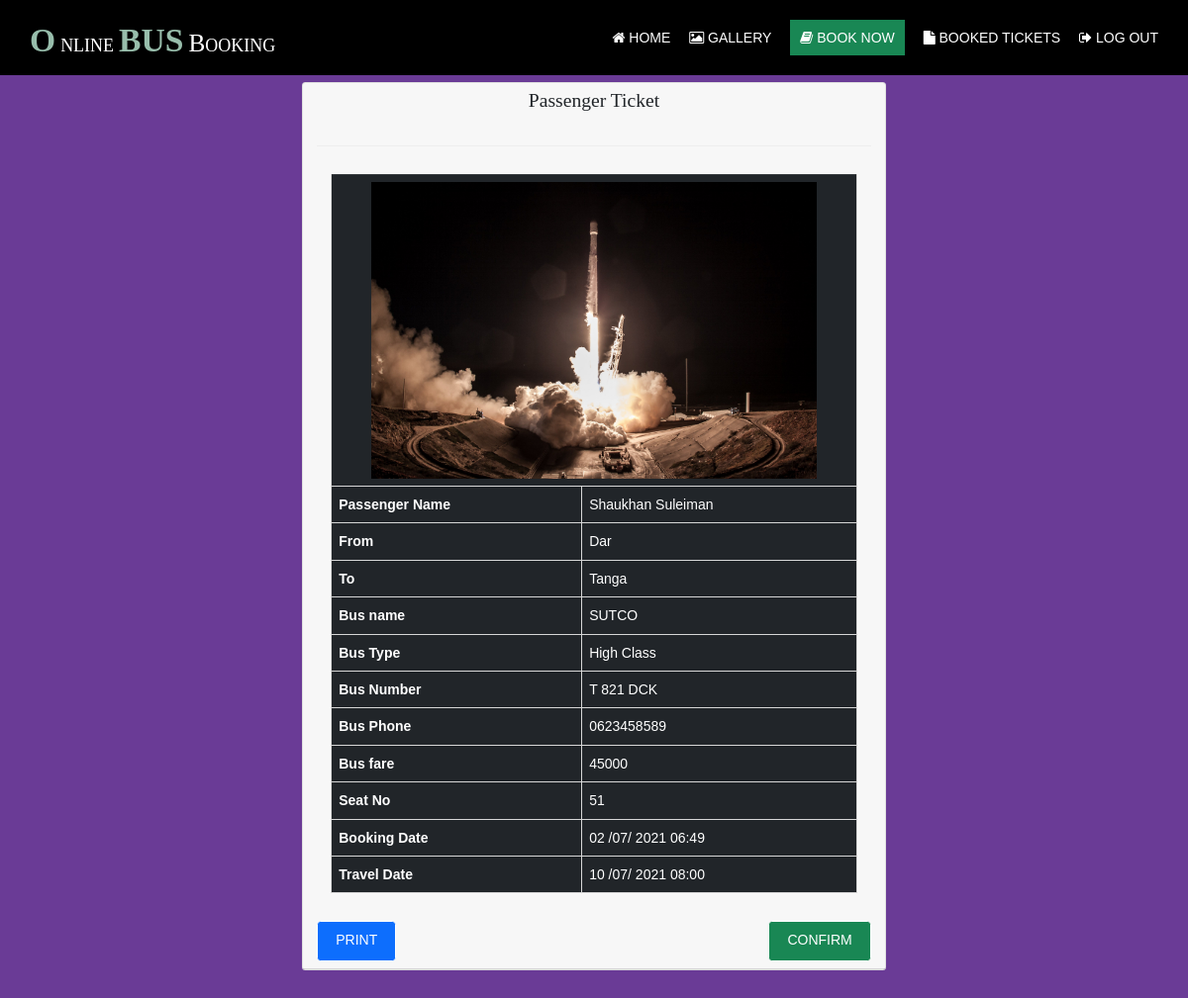
The app's page /ticket.php?ticketId=8 (signed in) with its own data.
### tables this page shows
CREATE TABLE `tickets` (
  `ticketId` int(11) NOT NULL,
  `userId` bigint(13) NOT NULL,
  `busId` bigint(13) NOT NULL,
  `startFrom` varchar(255) NOT NULL,
  `destination` varchar(255) NOT NULL,
  `seatNo` int(10) NOT NULL,
  `Price` int(10) NOT NULL,
  `bookingDate` datetime NOT NULL DEFAULT current_timestamp(),
  `travelDate` datetime NOT NULL,
  `status` varchar(10) NOT NULL DEFAULT 'UNPAID'
);

CREATE TABLE `buses` (
  `busId` bigint(13) NOT NULL,
  `name` varchar(255) NOT NULL,
  `startFrom` varchar(255) NOT NULL,
  `destination` varchar(255) NOT NULL,
  `busType` varchar(30) NOT NULL,
  `noSeats` int(11) NOT NULL,
  `plateNo` varchar(255) NOT NULL,
  `busPhone` varchar(255) NOT NULL,
  `farePrice` int(11) NOT NULL,
  `busPhoto` varchar(255) NOT NULL,
  `status` tinyint(1) NOT NULL DEFAULT 1
);

CREATE TABLE `users` (
  `userId` bigint(13) NOT NULL,
  `phoneEmail` varchar(255) NOT NULL,
  `password` varchar(255) NOT NULL,
  `firstName` varchar(255) NOT NULL,
  `lastName` varchar(255) NOT NULL,
  `phoneNumber` varchar(255) NOT NULL,
  `role` varchar(50) NOT NULL DEFAULT 'USER',
  `status` tinyint(1) NOT NULL DEFAULT 1
);

### ticket.php (the view, shortened to what this page needs)
<?php
require('includes/db.php');
$det = $db->prepare("SELECT * FROM `tickets` JOIN `users` on `tickets`.`userId` = `users`.`userId` JOIN `buses` ON `tickets`.`busId` = `buses`.`busId` WHERE `tickets`.`ticketId` = ? AND `tickets`.`userId` = ?");
$det->execute(array($_GET['ticketId'], $_SESSION['user']['userId']));
$ticket = $det->fetch(PDO::FETCH_ASSOC);
?>
<!DOCTYPE html>
<html lang="en">
<head>
  <link rel="stylesheet" href="assets/css/bootstrap.css" media="all">
  <link rel="stylesheet" href="assets/css/layout.css" type="text/css">
</head>
<body>
  <div class="wrapper row1">
    <header id="header" class="hoc clear">
      <div id="logo" class="fl_left">
        <h1 class="logoname"><a href="./">Online<span>bus</span>Booking</a></h1>
      </div>
      <nav id="mainav" class="fl_right">
        <ul class="clear">
          <li><a href="./"><i class="fa fa-home" aria-hidden="true"></i> Home</a></li>
          <li><a href="gallery.php"><i class="fa fa-photo" aria-hidden="true"></i> Gallery</a></li>
          <li class="active"><a href="book.php"><i class="fa fa-book" aria-hidden="true"></i> Book Now</a></li>
          <li><a href="tickets.php"><i class="fa fa-file" aria-hidden="true"></i> Booked Tickets</a></li>
          <li><a href="login.php"><i class="fa fa-sign-out" aria-hidden="true"></i> Log Out</a></li>
        </ul>
      </nav>
    </header>
  </div>
  <div class="container-fluid">
    <div class="container col-md-6 pt-2">
      <div class="card card-primary card-outline">
        <div class="card-header">
          <center>
            <div class="row">
              <h3>Passenger Ticket</h3>
            </div>
          </center>
          <hr>
          <div class="card-body" id="risiti">
            <table class="table table-center table-dark">
              <tbody>
                <tr>
                  <td colspan="2">
                    <center><img src="<?php echo $ticket['busPhoto']; ?>" style="height: 300px; !important;" alt="bus image"></center>
                  </td>
                </tr>
                <tr>
                  <th>Passenger Name</th>
                  <td><?php echo ucfirst($ticket['firstName']) . " " . ucfirst($ticket['lastName']); ?></td>
                </tr>
                <tr>
                  <th>From</th>
                  <td><?php echo $ticket['startFrom']; ?></td>
                </tr>
                <tr>
                  <th>To</th>
                  <td><?php echo $ticket['destination']; ?></td>
                </tr>
                <tr>
                  <th>Bus name</th>
                  <td><?php echo $ticket['name']; ?></td>
                </tr>
                <tr>
                  <th>Bus Type</th>
                  <td><?php echo $ticket['busType']; ?></td>
                </tr>
                <tr>
                  <th>Bus Number</th>
                  <td><?php echo $ticket['plateNo']; ?></td>
                </tr>
                <tr>
                  <th>Bus Phone</th>
                  <td><?php echo $ticket['busPhone']; ?></td>
                </tr>
                <tr>
                  <th>Bus fare</th>
                  <td><?php echo $ticket['Price']; ?></td>
                </tr>
                <tr>
                  <th>Seat No</th>
                  <td><?php echo $ticket['seatNo']; ?></td>
                </tr>
                <tr>
                  <th>Booking Date</th>
                  <td><?php echo date('d /m/ Y H:i', strtotime($ticket['bookingDate'])); ?></td>
                </tr>
                <tr>
                  <th>Travel Date</th>
                  <td><?php echo date('d /m/ Y H:i', strtotime($ticket['travelDate'])); ?></td>
                </tr>
              </tbody>
            </table>
          </div>
          <div class="pricingTable-sign-up">
            <a onclick="printReceipt('risiti')" class="btn btn-primary">Print</a>
            <a href="tickets.php" class="btn btn-success" style="float: right;">Confirm</a>
          </div>
        </div>
      </div>
    </div>
  </div>
</body>
</html>

### assets/css/layout.css (style rules this page uses)
#header #logo { margin: 22px 0 0 0; }
.container { padding: 80px 0; }
*, *::before, *::after { transition: all .3s ease-in-out; }
nav ul, nav ol { margin: 0; padding: 0; list-style: none; }
#mainav, #breadcrumb, .sidebar nav { line-height: normal; }
#mainav ul { text-transform: uppercase; }
#mainav li { display: inline-block; position: relative; margin: 0 15px 0 0; padding: 0; }
#mainav li:last-child { margin-right: 0; }
#mainav li a { display: block; padding: 30px 0; }
table, th, td { border: 1px solid; border-collapse: collapse; vertical-align: top; }
table, th { table-layout: auto; }
table { width: 100%; margin-bottom: 15px; }
th, td { padding: 5px 8px; }
td { border-width: 0 1px; }
body { background-color: #6a3b96; }
a { color: #97A9BD; }
hr, .borderedbox { border-color: #D7D7D7; }
.logoname a { color: #FFFFFF; }
.logoname::first-letter, .logoname span { color: #97BDAB; }
.row1 { color: #FFFFFF; background-color: #000000; }
#header #logo a { color: inherit; }
#mainav li a { color: inherit; }
#mainav .active a, #mainav a:hover, #mainav li:hover>a { color: #FFFFFF; background-color: #198754; padding: 10px; }
table, th, td, #comments .avatar, #comments input, #comments textarea { border-color: #D7D7D7; }
th { color: #FFFFFF; background-color: #373737; }
tr, #comments li, #comments input[type="submit"], #comments input[type="reset"] { color: inherit; background-color: #FBFBFB; }
tr:nth-child(even), #comments li:nth-child(even) { color: inherit; background-color: #F7F7F7; }
@media screen and (min-width:1140px) { .hoc { max-width: 1140px; } }

### assets/css/framework.css (style rules this page uses)
html { overflow-y: scroll; overflow-x: hidden; }
html, body { margin: 0; padding: 0; font-size: 14px; line-height: 1.6em; }
*, *::before, *::after { box-sizing: border-box; }
.logoname { margin: 0; padding: 0; font-size: 1.8rem; font-variant: small-caps; }
.logoname::first-letter, .logoname span { margin: 0 5px; font-size: 2.4rem; font-weight: 700; text-transform: uppercase; }
.logoname::first-letter { margin-left: 0; }
.btn { display: inline-block; padding: 8px 18px 10px; text-transform: uppercase; border: 1px solid; }
.clear, .group { display: block; }
.clear::before, .clear::after, .group::before, .group::after { display: table; content: ""; }
.clear, .clear::after, .group, .group::after { clear: both; }
a { outline: none; text-decoration: none; }
.fl_left, .imgl { float: left; }
.fl_right, .imgr { float: right; }
img { width: auto; max-width: 100%; height: auto; margin: 0; padding: 0; border: none; line-height: normal; vertical-align: middle; }
body, input, textarea, select { font-family: Verdana, Geneva, sans-serif; }
h1, h2, h3, h4, h5, h6, .heading { font-family: Georgia, "Times New Roman", Times, serif; }
::placeholder { opacity: 1; }
h1, h2, h3, h4, h5, h6, .heading { margin: 0 0 20px 0; font-size: 1.4rem; line-height: normal; font-weight: normal; text-transform: capitalize; }
hr { display: block; width: 100%; height: 1px; border: solid; border-width: 1px 0 0 0; }
.wrapper { display: block; position: relative; width: 100%; margin: 0; padding: 0; text-align: left; word-wrap: break-word; }
.hoc { display: block; margin: 0 auto; }
address, article, aside, figcaption, figure, footer, header, main, nav, section { display: block; margin: 0; padding: 0; }

### records on screen
tickets: busId.busPhoto (picture), userId.firstName "Shaukhan", userId.lastName "Suleiman", busId.startFrom "Dar", busId.destination "Tanga", busId.name "SUTCO", busId.busType "High Class", busId.plateNo "T 821 DCK", busId.busPhone "0623458589", Price "45000", seatNo "51", bookingDate "02 /07/ 2021 06:49", travelDate "10 /07/ 2021 08:00"
